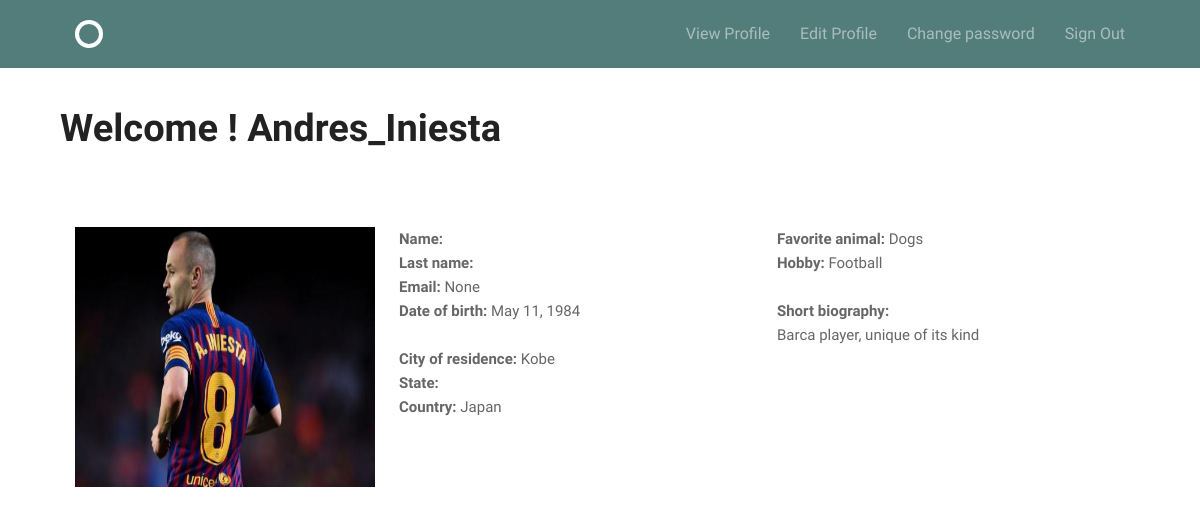
Page /accounts/profile/ (signed in) on the earlier database version.
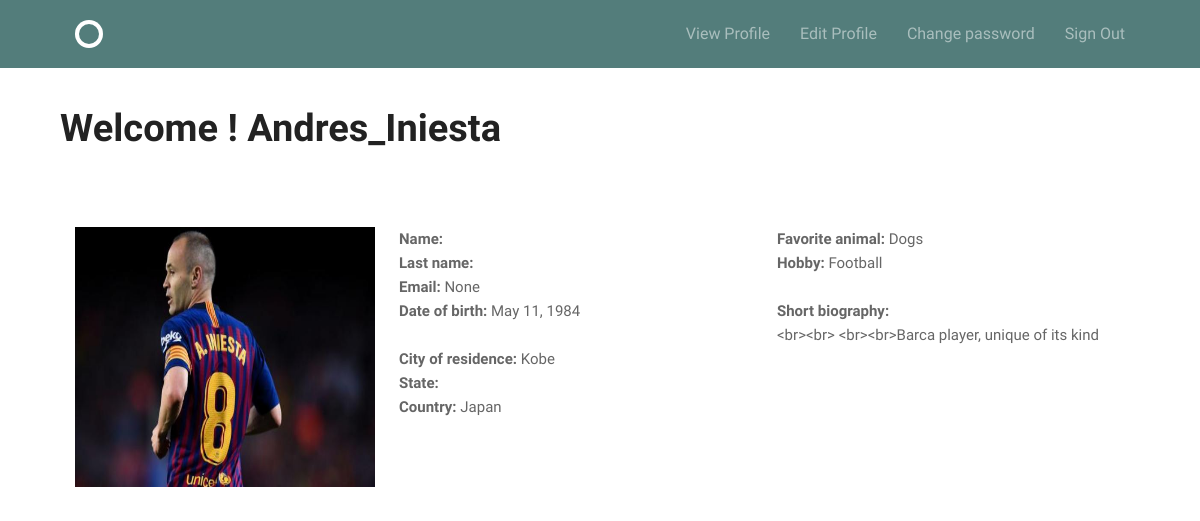
Same page on the later database version.
### accounts/models.py (models this page shows)
class Profile(models.Model):
    username = models.OneToOneField(User,on_delete=models.CASCADE)
    first_name = models.CharField(max_length=255, blank=True)
    last_name = models.CharField(max_length=255, blank=True)
    email = models.EmailField(null=True,blank=True,unique=True)
    date_birth = models.DateField(null=True,blank=True)
    avatar = models.ImageField(
                               upload_to='images/',
                               null=True,
                               blank=True
                               )
    bio = models.TextField(max_length=255, blank=True)
    city = models.CharField(max_length=255, blank=True)
    state = models.CharField(max_length=255, blank=True)
    country = models.CharField(max_length=255, blank=True)
    fav_animal = models.CharField(max_length=255, blank=True)
    hobby = models.CharField(max_length=255, blank=True)

### accounts/views.py (the view)
# urls.py: url(r'profile/$', views.profile, name='profile'),
@login_required
def profile(request):
    if request.method == 'GET':
        user = request.user
        profile = request.user.profile
        return render(request, 'accounts/profile.html', {'user': user,
                                                        'profile': profile
                                                        })

### accounts/templates/accounts/profile.html (shortened to what this page needs)
{% extends 'layout.html' %}
{% load static from staticfiles %}
{% block body %}
<h1> Welcome !   {{ user.username }} </h1><br><br>
<div class="grid-30">
    {% if profile.avatar != '' %}
      <img class="figure" src="{{ profile.avatar.url }}" width="300" height="260">
      <br>
    {% else %}
      <b> UPLOAD IMAGE </b>
    {% endif %}
</div>
<div class="grid-35 ">
    <b>Name: </b> {{ profile.first_name }}<br>
    <b>Last name: </b> {{ profile.last_name }}<br>
    <b>Email: </b>  {{ profile.email }} <br>
    <b>Date of birth: </b> {{ profile.date_birth }}<br><br>
    <b>City of residence: </b> {{ profile.city }}<br>
    <b>State: </b> {{ profile.state }}<br>
    <b>Country: </b> {{ profile.country }}<br><br>
</div>
<div class="grid-35">
    <b>Favorite animal: </b> {{ profile.fav_animal }}<br>
    <b>Hobby: </b> {{ profile.hobby }}<br><br>
    <b>Short biography: </b> <br>
    {% autoescape off %}
    {{ profile.bio|force_escape }}
    {% endautoescape %}
</div>
{% endblock%}

Differences in the rows shown:
changed Profile "None": bio "Barca player, unique of its kind" → "<br><br> <br><br>Barca player, unique of its kind"
